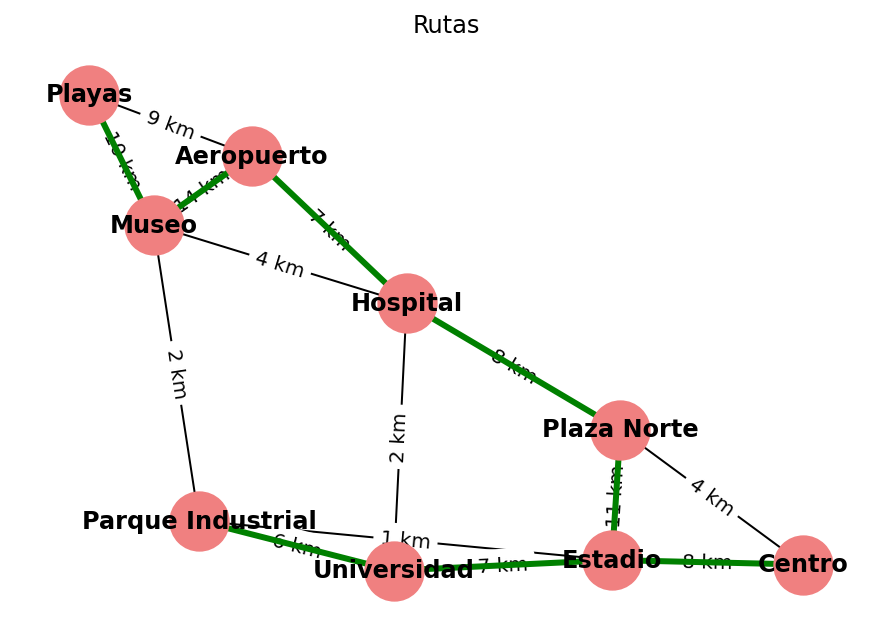

This figure's Python source:
# -*- coding: utf-8 -*-
"""
Practica - 5 Algoritmo de Árbol de Máximo y Mínimo coste Kruskal.
Jayden Hammond Caballero - 22310235
"""
# =============================================================================
# #f5 Para ejecutar
# =============================================================================
# Simulador de rutas con Algoritmo de Árbol de Máximo y Mínimo coste Kruskal.
# Google Maps

import matplotlib.pyplot as plt
import networkx as nx

# MAPA
rutas = [
    ('Centro', 'Plaza Norte', 4),
    ('Centro', 'Estadio', 8),
    ('Plaza Norte', 'Estadio', 11),
    ('Plaza Norte', 'Hospital', 8),
    ('Hospital', 'Universidad', 2),
    ('Hospital', 'Museo', 4),
    ('Hospital', 'Aeropuerto', 7),
    ('Aeropuerto', 'Museo', 14),
    ('Aeropuerto', 'Playas', 9),
    ('Playas', 'Museo', 10),
    ('Museo', 'Parque Industrial', 2),
    ('Parque Industrial', 'Universidad', 6),
    ('Parque Industrial', 'Estadio', 1),
    ('Estadio', 'Universidad', 7)
]

# ALGORITMO
class UnionFind:
    def __init__(self, nodos):
        self.parent = {n: n for n in nodos}

    def find(self, nodo):
        if self.parent[nodo] != nodo:
            self.parent[nodo] = self.find(self.parent[nodo])
        return self.parent[nodo]

    def union(self, nodo1, nodo2):
        raiz1 = self.find(nodo1)
        raiz2 = self.find(nodo2)
        if raiz1 != raiz2:
            self.parent[raiz2] = raiz1
            return True
        return False

# PASOS
def kruskal(nodos, rutas, modo='minimo'):
    uf = UnionFind(nodos)
    seleccionadas = []
    pasos = []

    rutas_ordenadas = sorted(rutas, key=lambda x: x[2], reverse=(modo == 'maximo'))

    for origen, destino, distancia in rutas_ordenadas:
        if uf.union(origen, destino):
            seleccionadas.append((origen, destino, distancia))
            pasos.append(f"Conectando {origen} → {destino} ({distancia} km)")

    return seleccionadas, pasos

# GRAFICAR
def graficar(nodos, rutas, seleccionadas, titulo):
    G = nx.Graph()
    G.add_weighted_edges_from(rutas)
    pos = nx.spring_layout(G, seed=10)

    nx.draw(G, pos, with_labels=True, node_color='lightcoral', node_size=850, font_weight='bold')
    nx.draw_networkx_edge_labels(G, pos, edge_labels={(u, v): f"{w} km" for u, v, w in rutas})

    edges_marcadas = [(u, v) for u, v, _ in seleccionadas]
    nx.draw_networkx_edges(G, pos, edgelist=edges_marcadas, edge_color='green', width=3)

    plt.title(titulo)
    plt.axis('off')
    plt.show()

# RESULTADOS
if __name__ == "__main__":
    zonas = sorted(set([u for u, v, _ in rutas] + [v for u, v, _ in rutas]))

    print("Rutas de Mínima Distancia (estilo Google Maps):")
    rutas_min, pasos_min = kruskal(zonas, rutas, modo='minimo')
    for paso in pasos_min:
        print("  -", paso)

    print("\nRutas de Máxima Distancia Posible (por ejemplo, en modo escénico):")
    rutas_max, pasos_max = kruskal(zonas, rutas, modo='maximo')
    for paso in pasos_max:
        print("  -", paso)

    graficar(zonas, rutas, rutas_min, "Google Maps: Rutas de Mínima Distancia (Kruskal)")
    graficar(zonas, rutas, rutas_max, "Rutas")
